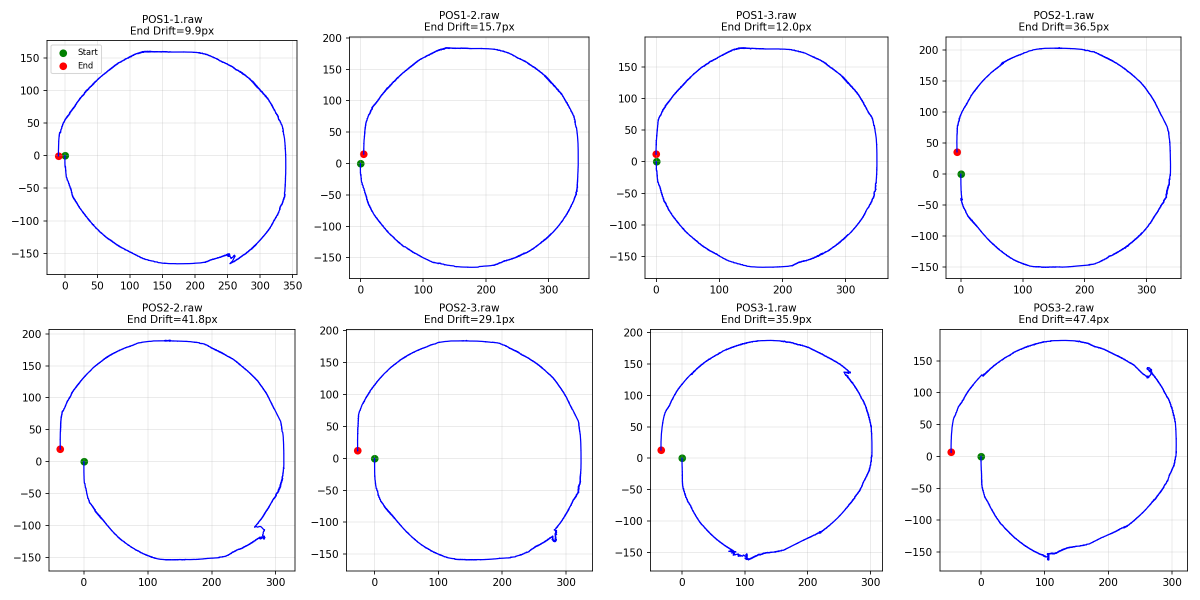
#> input picture reports/all_raws_normal_mode.png, 2400 x 1200 px (shown at 1/2 size); its folder holds only this picture in this run
$ python -i tracker_core.py   (imports and definitions only)
#> lines starting #> are read from the running program, lines starting #| are printed output that depends on the picture
"""
========================================================================================
ToG Tracker Core: Optical Mouse Tracking Algorithm Engine for Track-on-Glass (ToG)
========================================================================================
本模組為光學滑鼠在玻璃表面（Track-on-Glass, ToG）之核心追蹤演算法主體。
包含完整且詳細的光學滑鼠訊號處理鏈：
  1. FPN (Fixed Pattern Noise) 背景減除與亮暗校準
  2. 特徵品質與紋理強度評估（SQUAL - Laplacian / Variance Kernel）
  3. 軌跡速度預測器（Trajectory Predictor - IIR / Inertial Motion Extrapolation）
  4. 局部受限搜尋與重疊區域相關匹配（3x3 / 5x5 ZNCC Area-Compensated Matching）
  5. 拋物線次像素峰值內插（Subpixel Parabolic Peak Interpolation, 1/16 px）
  6. 定點數輸出量化（Fixed-Point Output Quantization）
  7. 紋理閘控參考幀更新機制（Texture-Gated Keyframe Management）
  8. 速度突波防污染過濾器（Velocity Spike / Innovation Rejection Gate）

提供三種運作模式：
  - NormalModeTracker: 純自主閉環追蹤（無任何外部介入，依賴內部速度預測與 3x3 匹配）
  - TeacherModeTracker: 老師引導模式（自主運作，當預測位置脫離 Ground Truth 3x3 捕捉窗口時，注入 GTH 校正）
  - IdealModeTracker: 理想解耦模式（永遠以 Ground Truth 為搜尋中心，解耦預測與匹配）
========================================================================================
"""

import math
import numpy as np
from scipy.signal import convolve2d


class NormalModeTracker:
    """
    光學滑鼠自主追蹤主體 (Normal Mode)

    運作特點：
      - 完全閉環自持，不依賴任何外部 Ground Truth。
      - 僅在上一幀所預估的 3x3 (或 5x5) 窗口內做相關比對。
      - 具備速度突波防污染保護，防止網格交界翻轉產生的差分雜訊污染速度預測器。
    """
    def __init__(self, search_radius=1, subpixel_scale=32,
                 keyframe_dist=2.5, squal_th=5.0, v_alpha=0.25,
                 fpn_model=None, max_ref_dist=6.0,
                 use_corner_filter=False, corner_flat_bias=2.0,
                 use_bandpass_filter=False, bandpass_type='bandpass3x7',
                 subpixel_method='parabolic_2d',
                 max_phys_v=None,
                 static_bias_table=None,
                 gain_norm_mode='none',
                 ref_bg_level=None,
                 zncc_coast_th=None,
                 predictor_mode='shift_iir',
                 max_accel=4.0,
                 coast_decay_interval=0):
        self.r = search_radius
        self.subpixel_scale = subpixel_scale
        self.keyframe_dist = keyframe_dist
        self.squal_th = squal_th
        self.v_alpha = v_alpha
        self.fpn_model = fpn_model
        self.max_ref_dist = max_ref_dist
        self.use_corner_filter = use_corner_filter
        self.corner_flat_bias = corner_flat_bias
        self.use_bandpass_filter = use_bandpass_filter
        self.bandpass_type = bandpass_type.lower() if bandpass_type else 'bandpass3x7'
        self.subpixel_method = subpixel_method
        # Stage A: 徹底解除 max_phys_v 與 search_radius 的耦合，使 r=1 (3x3) 也能依靠準確 PP 追蹤 1+ ips 高速位移
        self.max_phys_v = float(max_phys_v) if max_phys_v is not None else 4.0
        self.predictor_mode = (predictor_mode or 'shift_iir').lower()
        self.max_accel = float(max_accel)
        self.coast_decay_interval = int(coast_decay_interval)
        self.static_bias_table = static_bias_table
        self.gain_norm_mode = (gain_norm_mode or 'none').lower()
        self.ref_bg_level = ref_bg_level
        self.zncc_coast_th = zncc_coast_th
        if static_bias_table is not None:
            self.csbc_max_lag = (static_bias_table.shape[0] - 1) // 2
            self.csbc_bs00 = max(1e-4, float(static_bias_table[self.csbc_max_lag, self.csbc_max_lag]))
        else:
            self.csbc_max_lag = 0
            self.csbc_bs00 = 0.0

        # 核心卷積核
        self.laplacian_kernel = np.array([
            [ 0.0, -1.0,  0.0],
            [-1.0,  4.0, -1.0],
            [ 0.0, -1.0,  0.0]
        ], dtype=np.float32)

        # 0a. 第三階段 IC 極致輕量化主力：3x7 扁長方形零均值帶通核 (僅需 2 條 Line Buffer! 21 MAC / 對稱摺疊僅 6 乘法)
        # 中心補償至 116 達成嚴格零均值 (sum = 0.0)，消除二次拋物面 Lens Shading 空間變異，且垂直僅 3 列不引進上下光斑截止懸崖假影
        self.k_bandpass3x7 = np.array([
            [-1, -11, -15,   7, -15, -11, -1],
            [-1, -17,   7, 116,   7, -17, -1],
            [-1, -11, -15,   7, -15, -11, -1]
        ], dtype=np.float32)
        self.k_bandpass3x7_norm = self.k_bandpass3x7 / (np.sum(np.abs(self.k_bandpass3x7)) + 1e-6) * 4.0

        # 0b. 3x7 逐列零和雙消失矩帶通核 (每一列水平總和嚴格為 0，100% 物理消滅水平 Row FPN 與二次拋物面光暈，僅需 2 條 Line Buffer)
        self.k_bandpass3x7_r0 = np.array([
            [ 4,  -4,  -8,  16,  -8,  -4,  4],
            [ 6, -20,   0,  28,   0, -20,  6],
            [ 4,  -4,  -8,  16,  -8,  -4,  4]
        ], dtype=np.float32)
        self.k_bandpass3x7_r0_norm = self.k_bandpass3x7_r0 / (np.sum(np.abs(self.k_bandpass3x7_r0)) + 1e-6) * 4.0

        # 0c. 5x7 扁長方形零均值帶通核 (需 4 條 Line Buffer, 35 MAC, 中心補償至 206 使總和為 0.0)
        self.k_bandpass5x7 = np.array([
            [ 2,  -5, -11, -17, -11,  -5,   2],
            [-1, -11, -15,   7, -15, -11,  -1],
            [-1, -17,   7, 206,   7, -17,  -1],
            [-1, -11, -15,   7, -15, -11,  -1],
            [ 2,  -5, -11, -17, -11,  -5,   2]
        ], dtype=np.float32)
        self.k_bandpass5x7_norm = self.k_bandpass5x7 / (np.sum(np.abs(self.k_bandpass5x7)) + 1e-6) * 4.0

        # 1. OptNavi.cpp 原廠 7x7 同心零均值帶通卷積核 (需要 6~7 條 Line Buffer, 49 次 MAC, 總和嚴格為 0.0)
        # 由 10 個同心圓半徑係數 d = [184, 7, -15, -17, -11, -5, -1, -1, 2, 5] 嚴格按距離平方 r^2 分佈
        self.k_bandpass7 = np.array([
            [ 5,   2,  -1,  -1,  -1,   2,   5],
            [ 2,  -5, -11, -17, -11,  -5,   2],
            [-1, -11, -15,   7, -15, -11,  -1],
            [-1, -17,   7, 184,   7, -17,  -1],
            [-1, -11, -15,   7, -15, -11,  -1],
            [ 2,  -5, -11, -17, -11,  -5,   2],
            [ 5,   2,  -1,  -1,  -1,   2,   5]
        ], dtype=np.float32)
        self.k_bandpass7_norm = self.k_bandpass7 / (np.sum(np.abs(self.k_bandpass7)) + 1e-6) * 4.0

        # 2. 5x5 同心零均值帶通卷積核 (僅需 5 條 Line Buffer，SRAM 減省 28.6%~44.4%，25 次 MAC 減省 49%~69%)
        # 中心補償至 208 使總和恰好為 0 (零直流偏置，徹底消除低頻不均勻光暈)
        self.k_bandpass5 = np.array([
            [-5, -11, -17, -11, -5],
            [-11, -15,   7, -15, -11],
            [-17,   7, 208,   7, -17],
            [-11, -15,   7, -15, -11],
            [-5, -11, -17, -11, -5]
        ], dtype=np.float32)
        self.k_bandpass5_norm = self.k_bandpass5 / (np.sum(np.abs(self.k_bandpass5)) + 1e-6) * 4.0

        # 3. 5x5 可分離 1D 卷積分解 (SVD Rank-1 逼近，運算量降至 5+5=10 MAC，節省 80%~88% 算力)
        v_sep = np.array([1.160315, -0.524294, -14.422272, -0.524294, 1.160315], dtype=np.float32)
        sep_2d = np.outer(v_sep, v_sep)
        scale = math.sqrt(4.0 / (np.sum(np.abs(sep_2d)) + 1e-6))
        self.k_bandpass5_1d = v_sep * scale

        # OptNavi.cpp 原廠對照組核心卷積核: FilterList: box2, saddle3, corner
        self.k_box2 = np.ones((2, 2), dtype=np.float32)
        self.k_sad3 = np.array([
            [-1.0, 0.0,  1.0],
            [ 0.0, 0.0,  0.0],
            [ 1.0, 0.0, -1.0]
        ], dtype=np.float32)
        comb_raw = convolve2d(self.k_box2, self.k_sad3, mode='full')
        self.k_optnavi_comb = comb_raw / (np.sum(np.abs(comb_raw)) + 1e-6) * 4.0

        # OptNavi.cpp 4-Corner 紋理對齊卷積核 (打破滑鼠墊經緯編織 repeat pattern)
        self.k_cor000 = np.array([
            [ 0.0, -1.0,  0.0],
            [ 0.0,  2.0,  0.0],
            [ 0.0, -1.0,  0.0]
        ], dtype=np.float32)
        self.k_cor045 = np.array([
            [-1.0,  0.0,  0.0],
            [ 0.0,  2.0,  0.0],
            [ 0.0,  0.0, -1.0]
        ], dtype=np.float32)
        self.k_cor090 = self.k_cor000.T
        self.k_cor135 = np.fliplr(self.k_cor045)

        # 狀態變數
        self.ref_frame = None          # 當前參考幀 (Keyframe)
        self.ref_idx = -1              # 參考幀所屬幀號
        self.last_dx_rel = 0.0         # 當前幀相對於參考幀的 X 累積位移
        self.last_dy_rel = 0.0         # 當前幀相對於參考幀的 Y 累積位移
        self.global_x = 0.0            # 追蹤器的全局 X 累積座標
        self.global_y = 0.0            # 追蹤器的全局 Y 累積座標
        self.v_x = 0.0                 # 內部 IIR/FIR 平滑速度預估 (px/frame)
        self.v_y = 0.0                 # 內部 IIR/FIR 平滑速度預估 (px/frame)
        self.fir_vx = [0.0, 0.0, 0.0, 0.0]
        self.fir_vy = [0.0, 0.0, 0.0, 0.0]
        self.fir_ptr = 0
        self.consec_coast = 0
        self.stats = {
            'frames': 0,
            'coast_frames': 0,
            'center_hit_frames': 0,
            'border_hit_frames': 0,
            'recenter_frames': 0,
            'keyframe_updates': 0,
            'spike_clamped_frames': 0,
        }

    # [19 lines left out: functions normalize_frame_gain, remove_fpn, not called in this run]

    def apply_bandpass_filter(self, frame):
        """
        帶通濾波器前處理：凸顯微米微塵顆粒邊緣並濾除低頻光暈漸變。
        支援：
          - 'bandpass3x7'    : 3x7 扁長方形零均值核 (IC 首選！僅需 2 條 Line Buffer, 21 MAC / 對稱僅 6 乘法, valid 內縮無邊界假影)
          - 'bandpass3x7_r0' : 3x7 逐列零和雙消失矩核 (僅需 2 條 Line Buffer, 100% 消滅水平 Row FPN 與二次光暈)
          - 'bandpass5x7'    : 5x7 扁長方形零均值核 (需 4 條 Line Buffer, 35 MAC)
          - 'bandpass7'      : 7x7 同心零均值核 (原廠基準，需 6 條 Line Buffer, 49 MAC)
          - 'bandpass5'      : 5x5 同心零均值核 (需 4 條 Line Buffer, 25 MAC)
          - 'bandpass5_sep'  : 5x5 可分離 1D 水平+1D 垂直卷積 (需 4 條 Line Buffer, 10 MAC)
          - 'optnavi_ctrl'   : OptNavi 原廠對照組 (box2 + saddle3 + 4-Corner, AlignFlatBias=0)
        """
        if self.bandpass_type == 'bandpass3x7':
            return convolve2d(frame, self.k_bandpass3x7_norm, mode='valid')
        elif self.bandpass_type == 'bandpass3x7_r0':
            return convolve2d(frame, self.k_bandpass3x7_r0_norm, mode='valid')
        elif self.bandpass_type == 'bandpass5x7':
            return convolve2d(frame, self.k_bandpass5x7_norm, mode='valid')
        elif self.bandpass_type == 'bandpass7':
            return convolve2d(frame, self.k_bandpass7_norm, mode='same', boundary='symm')
        elif self.bandpass_type == 'bandpass5':
            return convolve2d(frame, self.k_bandpass5_norm, mode='same', boundary='symm')
        elif self.bandpass_type == 'bandpass5_sep':
            v_kernel = self.k_bandpass5_1d.reshape(-1, 1)
            h_kernel = self.k_bandpass5_1d.reshape(1, -1)
            tmp = convolve2d(frame, v_kernel, mode='same', boundary='symm')
            return convolve2d(tmp, h_kernel, mode='same', boundary='symm')
        elif self.bandpass_type == 'optnavi_ctrl':
            flt = convolve2d(frame, self.k_optnavi_comb, mode='valid')
            return self.apply_corner_filter(flt, mode='valid', flat_bias=0.0)
        else:
            return frame

    # [486 lines left out: functions preprocess_frame, apply_corner_filter, compute_squal, predict_displacement, eval_csbc_cov, compute_correlation_surface and 8 more, not called in this run]


class TeacherModeTracker(NormalModeTracker):
    """
    老師引導模式 (Teacher Mode)

    運作特點：
      - 平時以自主模式進行預測與比對。
      - 每幀檢查感測器陣列上的相對預測位置是否落在 Ground Truth (GTH) 的 3x3 捕捉窗口 (Capture Basin: 相對誤差 <= 1.0 px) 內。
      - 排除歷史累積漂移干擾，只衡量「當前相對搜尋窗口是否套中特徵」。
      - 當預測脫靶 (Mismatch) 時，老師 (Ground Truth) 強制介入，重設感測器搜尋中心、速度與全局座標。
    """
    def __init__(self, *args, **kwargs):
        super().__init__(*args, **kwargs)
        self.ref_gth = None

    # [103 lines left out: function step, not called in this run]


class IdealModeTracker(NormalModeTracker):
    """
    理想解耦模式 (Ideal Mode)

    運作特點：
      - 永遠以 Ground Truth 相對於參考幀的真實位移作為搜尋中心。
      - 解耦預測誤差，單純檢驗特徵相關比對能力。
    """
    def __init__(self, *args, **kwargs):
        super().__init__(*args, **kwargs)
        self.ref_gth = None

    # [70 lines left out: function step, not called in this run]

>>> import cv2
>>> picture = cv2.imread('reports/all_raws_normal_mode.png', cv2.IMREAD_GRAYSCALE)
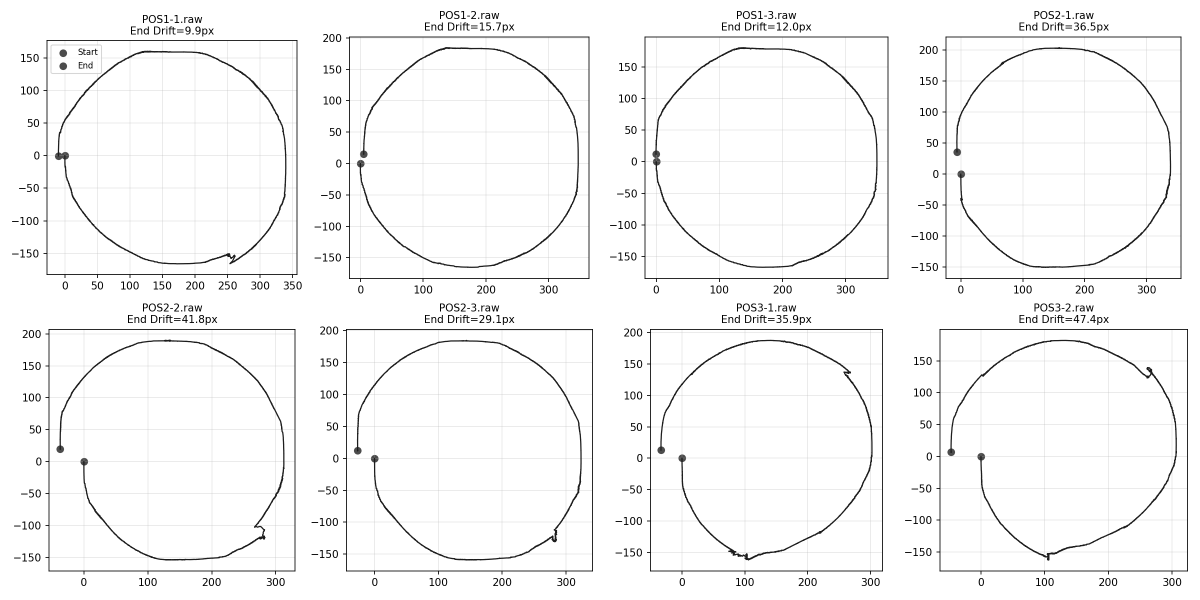
#> picture: shape (1200, 2400) (shown at 1/2 size); min 0, max 255, mean 246.9
>>> result = NormalModeTracker().apply_bandpass_filter(picture)
#> in apply_bandpass_filter, `return convolve2d(frame, self.k_bandpass3x7_norm, mode='valid')`:
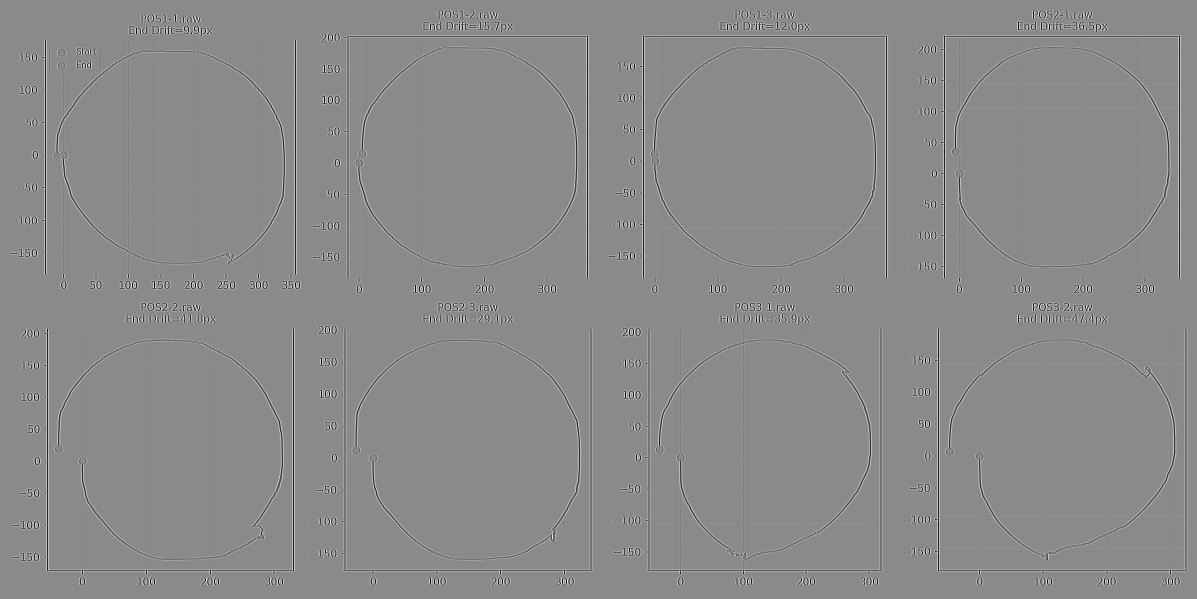
#> returned value: shape (1198, 2394) float32 (shown at 1/2 size); min -421.4, max 356.1, mean 0; drawn with min black and max white

$ run again, on reports/gth_angle_progression.png
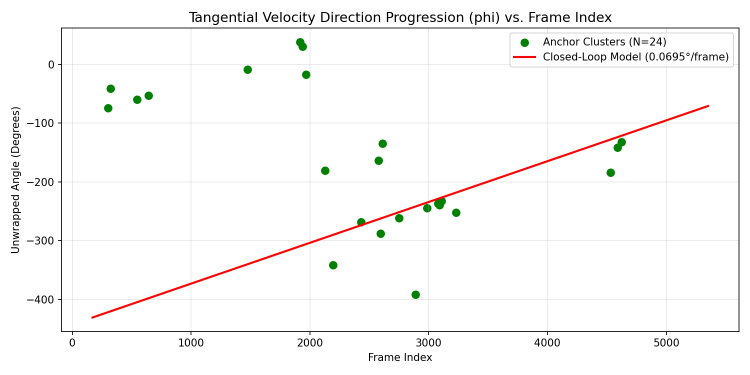
#> input picture reports/gth_angle_progression.png, 1500 x 750 px (shown at 1/2 size)
#> in apply_bandpass_filter, `return convolve2d(frame, self.k_bandpass3x7_norm, mode='valid')`:
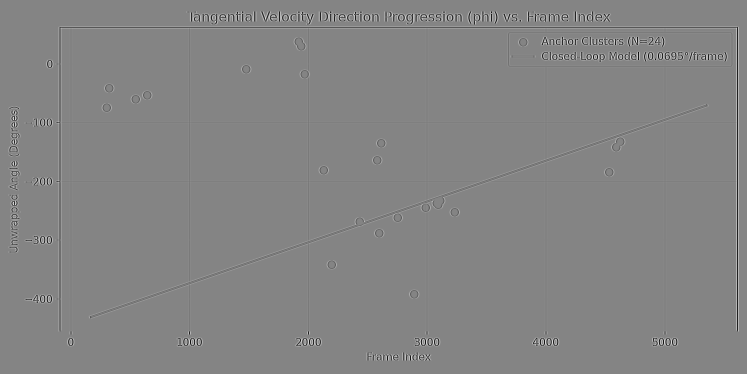
#> returned value: shape (748, 1494) float32 (shown at 1/2 size); min -416.1, max 387.3, mean 0; drawn with min black and max white

$ run again, on reports/gth_circle_trajectory.png
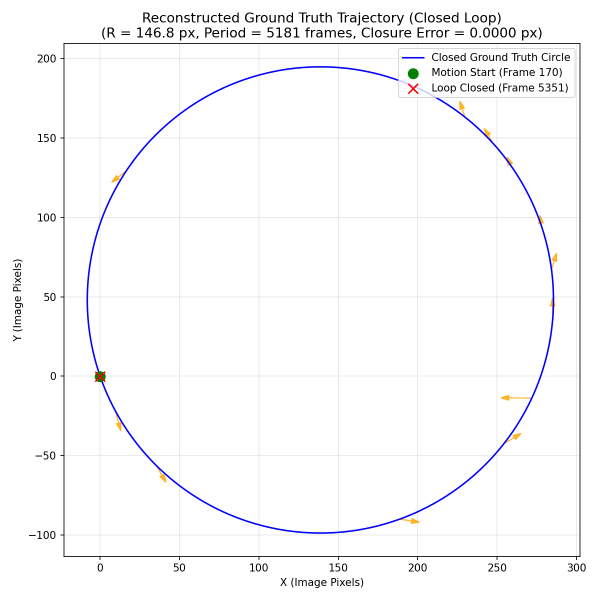
#> input picture reports/gth_circle_trajectory.png, 1200 x 1200 px (shown at 1/2 size)
#> in apply_bandpass_filter, `return convolve2d(frame, self.k_bandpass3x7_norm, mode='valid')`:
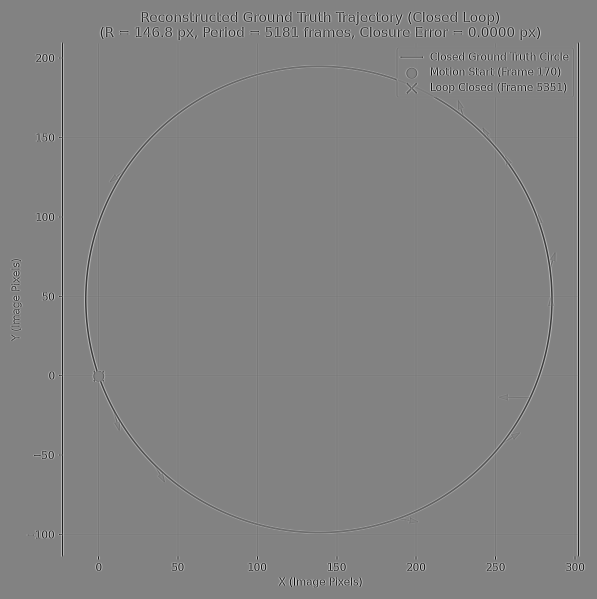
#> returned value: shape (1198, 1194) float32 (shown at 1/2 size); min -414.3, max 394.7, mean 0; drawn with min black and max white

$ run again, on reports/gth_velocity_components.png
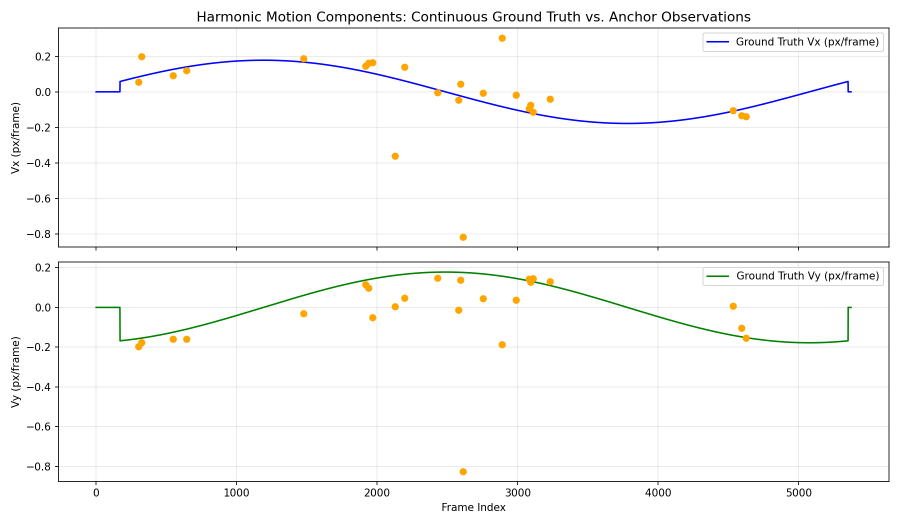
#> input picture reports/gth_velocity_components.png, 1800 x 1050 px (shown at 1/2 size)
#> in apply_bandpass_filter, `return convolve2d(frame, self.k_bandpass3x7_norm, mode='valid')`:
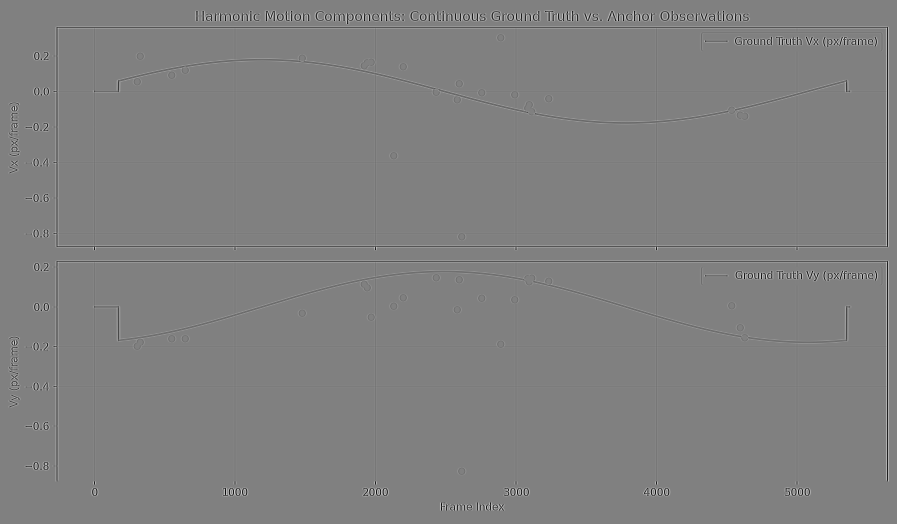
#> returned value: shape (1048, 1794) float32 (shown at 1/2 size); min -414.3, max 409, mean 0; drawn with min black and max white
